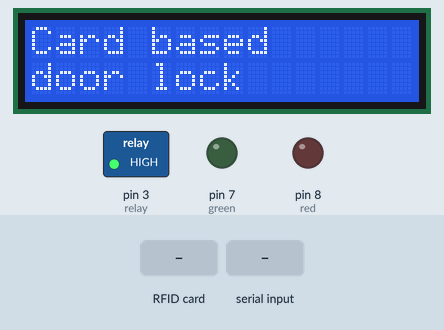
A sketch run on a simulated Arduino Uno, built with avr-gcc and run on an emulated ATmega328P. Shown: 16×2 character LCD, switched loads named in the sketch (green lamp = pin HIGH), output pins drawn as LEDs (lit = HIGH). Inputs (shaded band) come from the test bench. Pins used as bus, display or sensor lines are not drawn; what the sketch prints to the serial monitor is not drawn.

Above: at 0.2 s.
At 4.3 s:
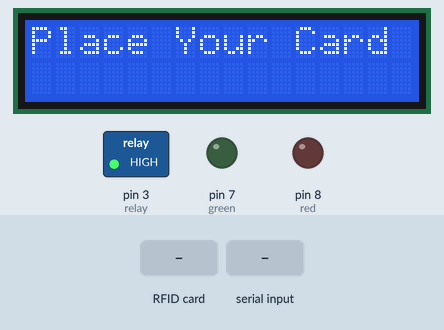
4.4 s: RFID card 41 FC FE 45 held to the reader
5.9 s: "13CAD1E\n" received over Serial
7.4 s: "41FCFE45\n" received over Serial
8.9 s: "5135A45\n" received over Serial
Timing chart, 0 to 11.4 s (numbered marks = the images above; inputs shaded):
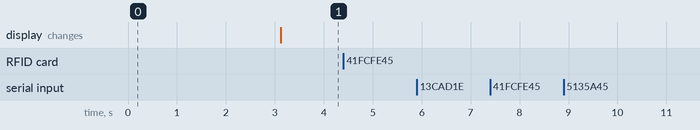

The sketch:

arduino.ino
```cpp
#include <ArduinoJson.h>
#include <LiquidCrystal.h>
#include <SPI.h>
#include <MFRC522.h>
int lcdColumns = 16;
int lcdRows = 2;

const int rs = A0, en = A1, d4 = A2, d5 = A3, d6 = A4, d7 = A5;
LiquidCrystal lcd(rs, en, d4, d5, d6, d7);

#define SS_PIN 10
#define RST_PIN 9
#define red 8
#define green 7
int relay=3;
const int buto = 6;
byte readCard[4];
int k=0;
String tagID = "",data = "";
MFRC522 mfrc522(SS_PIN, RST_PIN);

boolean getID();
int buttonState = 0;
void setup() {
lcd.begin(16, 2);
pinMode(red, OUTPUT);
pinMode(green, OUTPUT);
pinMode(relay,OUTPUT);
pinMode(buto, INPUT);;
digitalWrite(relay,HIGH);
digitalWrite(red,LOW);
digitalWrite(green,LOW);
  SPI.begin();
  mfrc522.PCD_Init();
  lcd.setCursor(0, 0);
  lcd.print("Card based");
  lcd.setCursor(0, 1);
  lcd.print("door lock");
  delay(3000);
  Serial.begin(9600);
}

void loop() {
 lcd.clear();
 lcd.setCursor(0, 0);
 lcd.print("Place Your Card");

  if (getID()){
         if (tagID == "13CAD1E"){
          Serial.println((String)"card1="+tagID);
          } else if (tagID == "41FCFE45"){//
            Serial.println((String)"card2="+tagID);
          } else if (tagID == "5135A45"){
            Serial.println((String)"card3="+tagID);
          } else if (tagID == "B38204B"){//
            Serial.println((String)"card4="+tagID);
          }
        while(k==0){
          if (Serial.available() > 0) {
            //kwakira data zivuye kuri node mcu na server
          data = Serial.readStringUntil('\n');
          Serial.println(data);
          StaticJsonDocument<96> root;
          DeserializationError error = deserializeJson(root, data);
          if (root["cstatus"]) {
          int cstatus = root["cstatus"];
          if(cstatus==1){
            noaccess();
            } else{
              opendoor();
              }
          }
          }
              }

    }
}
void(* resetFunc) (void) = 0;
boolean getID(){
  if(!mfrc522.PICC_IsNewCardPresent()){
    return false;
    }
  if(!mfrc522.PICC_ReadCardSerial()){
    return false;
    }
    tagID = "";
    for (uint8_t i = 0; i < 4; i++){
      tagID.concat(String(mfrc522.uid.uidByte[i], HEX));
      }
      tagID.toUpperCase();
      mfrc522.PICC_HaltA();
      return true;
  }
void noaccess(){
  lcd.clear();
  lcd.setCursor(0, 0);
  lcd.print("Your are not");
  lcd.setCursor(0, 1);
  lcd.print("allowed");
  digitalWrite(red,HIGH);
  digitalWrite(green,LOW);
  delay(4000);
  resetFunc();
  }
void opendoor(){
  digitalWrite(relay,LOW);
  digitalWrite(green,HIGH);
  delay(5000);
  resetFunc();
  }
```

Measured:
- after the input at 4.4 s, every drawn part: stays the same
- after the input at 5.9 s, every drawn part: stays the same
- after the input at 7.4 s, every drawn part: stays the same
- after the input at 8.9 s, every drawn part: stays the same
